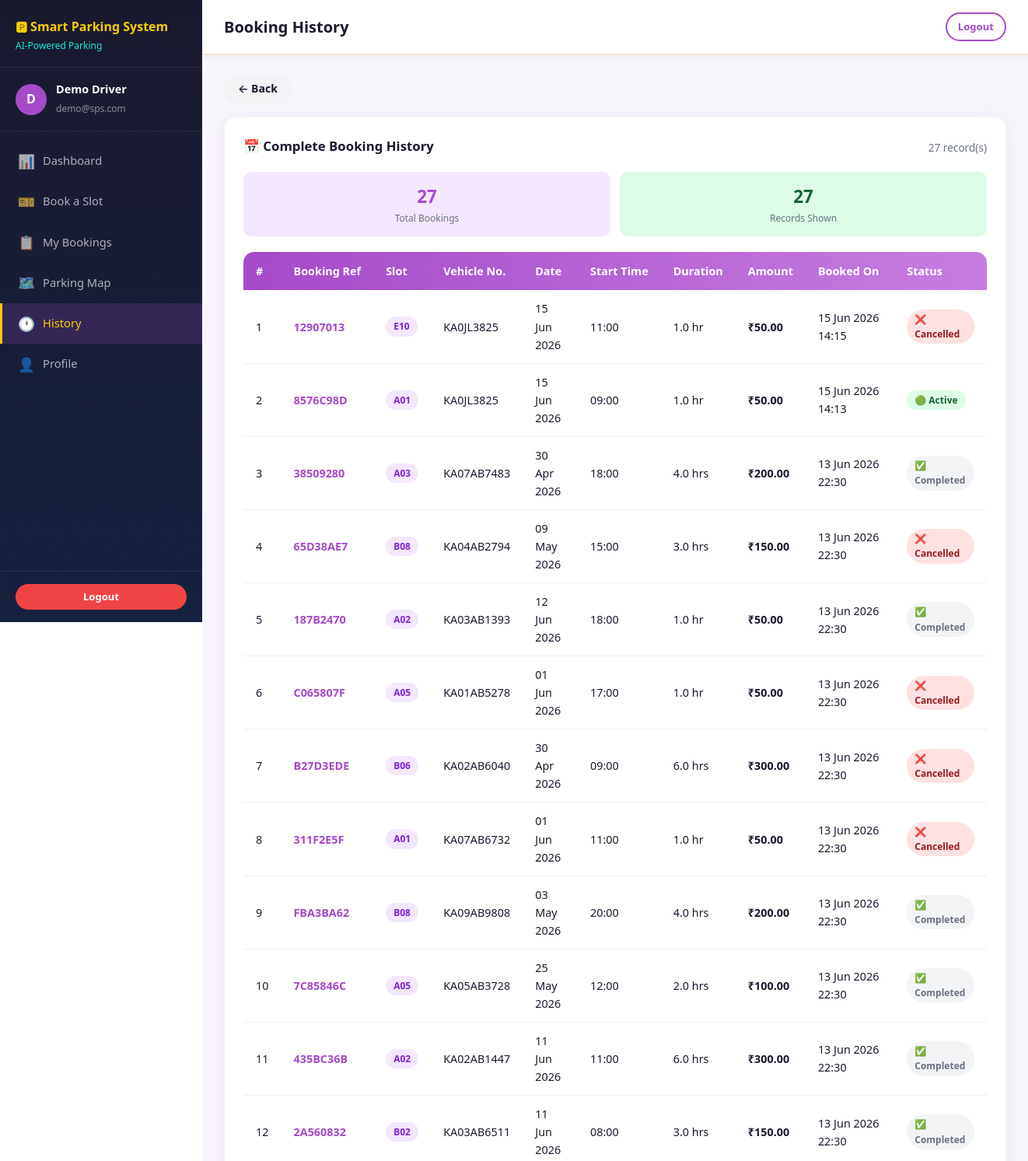
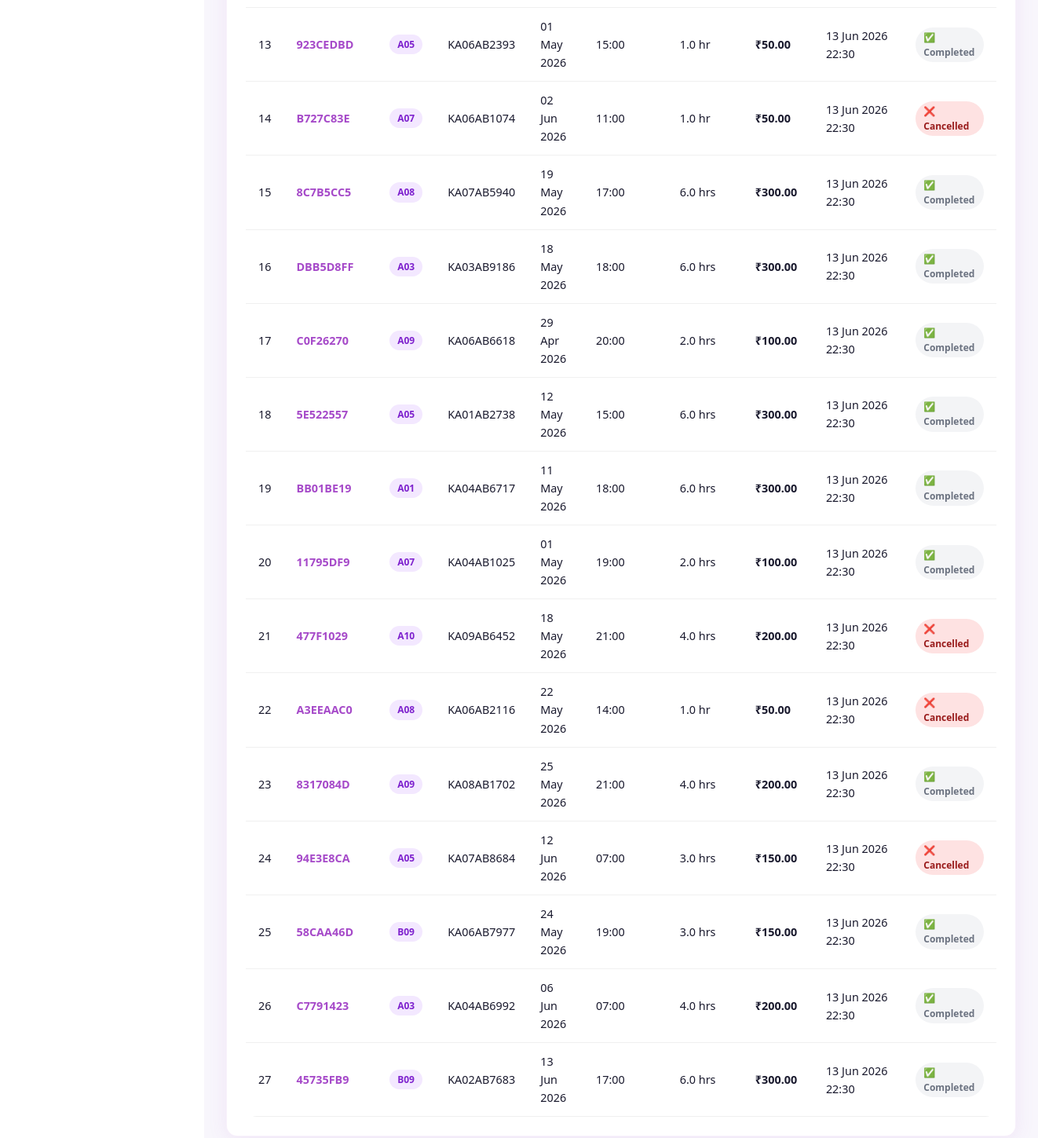
Page /history/ (signed in) on the committed database (2 pictures, top to bottom).
### backend/booking/models.py (models this page shows, shortened)
class Booking(models.Model):
    STATUS_CHOICES = [
        ('active', 'Active'),
        ('completed', 'Completed'),
        ('cancelled', 'Cancelled'),
    ]
    booking_ref = models.CharField(max_length=12, unique=True, editable=False)
    user = models.ForeignKey(User, on_delete=models.CASCADE, related_name='bookings')
    slot = models.ForeignKey(ParkingSlot, on_delete=models.CASCADE, related_name='bookings')
    name = models.CharField(max_length=100, default='')
    vehicle_number = models.CharField(max_length=20)
    booking_date = models.DateField(default=timezone.now)
    start_time = models.TimeField(default='09:00')
    duration_hours = models.FloatField(default=1.0)
    status = models.CharField(max_length=20, choices=STATUS_CHOICES, default='active')
    booked_at = models.DateTimeField(auto_now_add=True)
    expires_at = models.DateTimeField(null=True, blank=True)
    cancelled_at = models.DateTimeField(null=True, blank=True)
    amount = models.DecimalField(max_digits=10, decimal_places=2, default=0)
    notes = models.TextField(blank=True)
    class Meta:
        ordering = ['-booked_at']

class ParkingSlot(models.Model):
    STATUS_CHOICES = [
        ('available', 'Available'),
        ('occupied', 'Occupied'),
        ('reserved', 'Reserved'),
    ]
    slot_number = models.CharField(max_length=10, unique=True)
    row = models.CharField(max_length=5, default='A')
    position = models.IntegerField(default=1)
    status = models.CharField(max_length=20, choices=STATUS_CHOICES, default='available')
    floor = models.IntegerField(default=1)
    grid_x = models.IntegerField(default=0)
    grid_y = models.IntegerField(default=0)
    updated_at = models.DateTimeField(auto_now=True)
    class Meta:
        ordering = ['row', 'position']

### backend/history/views.py (the view)
# urls.py: path('', views.history_view, name='index'),
@login_required
def history_view(request):
    bookings = Booking.objects.filter(user=request.user).order_by('-booked_at')
    return render(request, 'history/history.html', {'bookings': bookings})

### frontend/templates/history/history.html (shortened to what this page needs)
{% extends 'base.html' %}
{% block page_title %}Booking History{% endblock %}
{% block nav_history %}active{% endblock %}
{% block content %}
<div style="margin-bottom:16px;"><a href="{% url 'dashboard:index' %}" class="btn-back">&#x2190; Back</a></div>
<div class="card">
  <div style="display:flex;align-items:center;justify-content:space-between;margin-bottom:16px;">
    <div class="card-title">&#x1F4C5; Complete Booking History</div>
    <span style="font-size:0.85rem;color:#6b7280;">{{ bookings.count }} record(s)</span>
  </div>
  {% if bookings %}
  <div style="display:grid;grid-template-columns:repeat(auto-fit,minmax(130px,1fr));gap:12px;margin-bottom:20px;">
    <div style="background:#f3e8ff;border-radius:10px;padding:14px;text-align:center;">
      <div style="font-size:1.4rem;font-weight:800;color:#A64AC9;">{{ bookings.count }}</div>
      <div style="font-size:0.75rem;color:#6b7280;">Total Bookings</div>
    </div>
    <div style="background:#dcfce7;border-radius:10px;padding:14px;text-align:center;">
      <div style="font-size:1.4rem;font-weight:800;color:#166534;">{{ bookings|length }}</div>
      <div style="font-size:0.75rem;color:#6b7280;">Records Shown</div>
    </div>
  </div>
  <div class="table-wrapper">
    <table>
      <thead>
        <tr><th>#</th><th>Booking Ref</th><th>Slot</th><th>Vehicle No.</th><th>Date</th><th>Start Time</th><th>Duration</th><th>Amount</th><th>Booked On</th><th>Status</th></tr>
      </thead>
      <tbody>
      {% for b in bookings %}
      <tr>
        <td>{{ forloop.counter }}</td>
        <td><strong style="color:#A64AC9;">{{ b.booking_ref }}</strong></td>
        <td><span class="badge badge-purple">{{ b.slot.slot_number }}</span></td>
        <td>{{ b.vehicle_number }}</td>
        <td>{{ b.booking_date|date:"d M Y" }}</td>
        <td>{{ b.start_time|time:"H:i" }}</td>
        <td>{{ b.duration_hours }} hr{% if b.duration_hours != 1 %}s{% endif %}</td>
        <td><strong>&#x20B9;{{ b.amount }}</strong></td>
        <td>{{ b.booked_at|date:"d M Y H:i" }}</td>
        <td>
          {% if b.status == 'active' %}<span class="badge badge-success">&#x1F7E2; Active</span>
          {% elif b.status == 'cancelled' %}<span class="badge badge-danger">&#x274C; Cancelled</span>
          {% else %}<span class="badge badge-gray">&#x2705; Completed</span>{% endif %}
        </td>
      </tr>
      {% endfor %}
      </tbody>
    </table>
  </div>
  {% endif %}
</div>
{% endblock %}

### frontend/templates/base.html (shortened to what this page needs)
{% load static %}
<!DOCTYPE html>
<html lang="en">
<head>
  <link rel="stylesheet" href="{% static 'css/style.css' %}"/>
</head>
<body>
<div class="app-layout">
  <aside class="sidebar" id="sidebar">
    <div class="sidebar-logo">
      <h1>&#x1F17F; Smart Parking System</h1>
      <span>AI-Powered Parking</span>
    </div>
    <div class="sidebar-user">
      <div class="sidebar-avatar">{{ request.user.first_name|first|upper|default:request.user.username|first|upper }}</div>
      <div class="sidebar-user-info">
        <strong>{{ request.user.get_full_name|default:request.user.username }}</strong>
        <small>{{ request.user.email }}</small>
      </div>
    </div>
    <nav class="sidebar-nav">
      <a href="{% url 'dashboard:index' %}" class="nav-item {% block nav_dashboard %}{% endblock %}">
        <span class="nav-icon">&#x1F4CA;</span> Dashboard
      </a>
      <a href="{% url 'booking:index' %}" class="nav-item {% block nav_booking %}{% endblock %}">
        <span class="nav-icon">&#x1F3AB;</span> Book a Slot
      </a>
      <a href="{% url 'booking:my_bookings' %}" class="nav-item {% block nav_mybookings %}{% endblock %}">
        <span class="nav-icon">&#x1F4CB;</span> My Bookings
      </a>
      <a href="{% url 'map:index' %}" class="nav-item {% block nav_map %}{% endblock %}">
        <span class="nav-icon">&#x1F5FA;&#xFE0F;</span> Parking Map
      </a>
      <a href="{% url 'history:index' %}" class="nav-item {% block nav_history %}{% endblock %}">
        <span class="nav-icon">&#x1F550;</span> History
      </a>
      <a href="{% url 'userprofile:index' %}" class="nav-item {% block nav_profile %}{% endblock %}">
        <span class="nav-icon">&#x1F464;</span> Profile
      </a>
    </nav>
    <div class="sidebar-footer">
      <a href="{% url 'logout' %}" class="btn btn-danger btn-sm" style="width:100%;justify-content:center;">
        Logout
      </a>
    </div>
  </aside>
  <main class="main-content">
    <div class="topbar">
      <div style="display:flex;align-items:center;gap:12px;">
        <h2>{% block page_title %}Dashboard{% endblock %}</h2>
      </div>
      <div class="topbar-actions">
        <a href="{% url 'logout' %}" class="btn btn-outline btn-sm">Logout</a>
      </div>
    </div>
    <div class="page-body">
      {% block content %}{% endblock %}
    </div>
  </main>
</div>
</body>
</html>

### frontend/static/css/style.css (style rules this page uses)
:root { --purple: #A64AC9; --purple-dark: #8a3aaa; --purple-light: #c77de0; --yellow: #FCCD04; --orange: #FFB48F; --cream: #F5E6CC; --teal: #17E9E0; --white: #FFFFFF; --dark: #1a1a2e; --gray: #6b7280; --gray-light: #f3f4f6; --success: #22c55e; --danger: #ef4444; --warning: #eab308; --sidebar-w: 260px; --radius: 14px; --shadow: 0 4px 24px rgba(166,74,201,0.10); --shadow-md: 0 8px 32px rgba(166,74,201,0.15); }
* { box-sizing: border-box; margin: 0; padding: 0; }
body { font-family: 'Segoe UI', system-ui, -apple-system, sans-serif; background: var(--white); color: var(--dark); line-height: 1.6; }
.btn { display: inline-flex; align-items: center; gap: 8px; padding: 10px 22px; border-radius: 50px; font-weight: 600; font-size: 0.92rem; cursor: pointer; border: none; text-decoration: none; transition: all .25s; }
.btn-outline { background: transparent; border: 2px solid var(--purple); color: var(--purple); }
.btn-danger { background: var(--danger); color: var(--white); }
.btn-sm { padding: 6px 14px; font-size: 0.82rem; }
.btn-back { background: var(--gray-light); color: var(--dark); padding: 8px 18px; border-radius: 50px; font-weight: 600; font-size: 0.88rem; display: inline-flex; align-items: center; gap: 6px; text-decoration: none; transition: all .2s; border: none; cursor: pointer; }
.card { background: var(--white); border-radius: var(--radius); box-shadow: var(--shadow); padding: 24px; border: 1px solid rgba(166,74,201,.08); }
.card-title { font-size: 1.05rem; font-weight: 700; color: var(--dark); margin-bottom: 4px; }
.app-layout { display: flex; min-height: 100vh; }
.sidebar { width: var(--sidebar-w); background: linear-gradient(180deg, var(--dark) 0%, #16213e 100%); position: fixed; top: 0; left: 0; height: 100vh; display: flex; flex-direction: column; z-index: 100; transition: transform .3s; }
.sidebar-logo { padding: 24px 20px 16px; border-bottom: 1px solid rgba(255,255,255,.08); }
.sidebar-logo h1 { color: var(--yellow); font-size: 1rem; font-weight: 800; line-height: 1.3; }
.sidebar-logo span { color: var(--teal); font-size: 0.75rem; }
.sidebar-user { padding: 16px 20px; border-bottom: 1px solid rgba(255,255,255,.06); display: flex; align-items: center; gap: 12px; }
.sidebar-avatar { width: 40px; height: 40px; border-radius: 50%; background: var(--purple); display: flex; align-items: center; justify-content: center; color: white; font-weight: 700; font-size: 1rem; }
.sidebar-user-info small { color: rgba(255,255,255,.5); font-size: 0.75rem; }
.sidebar-user-info strong { color: white; font-size: 0.9rem; display: block; }
.sidebar-nav { flex: 1; padding: 12px 0; overflow-y: auto; }
.nav-item { display: flex; align-items: center; gap: 12px; padding: 12px 20px; color: rgba(255,255,255,.65); text-decoration: none; font-weight: 500; font-size: 0.92rem; transition: all .2s; border-left: 3px solid transparent; cursor: pointer; }
.nav-item:hover, .nav-item.active { color: white; background: rgba(166,74,201,.2); border-left-color: var(--purple); }
.nav-item.active { color: var(--yellow); border-left-color: var(--yellow); }
.nav-icon { width: 20px; text-align: center; font-size: 1.1rem; }
.sidebar-footer { padding: 16px 20px; border-top: 1px solid rgba(255,255,255,.08); }
.main-content { margin-left: var(--sidebar-w); flex: 1; padding: 0; min-height: 100vh; background: #f8f6fc; }
.topbar { background: var(--white); padding: 16px 28px; display: flex; align-items: center; justify-content: space-between; box-shadow: 0 2px 8px rgba(0,0,0,.06); border-bottom: 2px solid var(--cream); position: sticky; top: 0; z-index: 50; }
.topbar h2 { font-size: 1.25rem; font-weight: 700; color: var(--dark); }
.topbar-actions { display: flex; align-items: center; gap: 12px; }
.page-body { padding: 24px 28px; }
.table-wrapper { overflow-x: auto; border-radius: var(--radius); }
table { width: 100%; border-collapse: collapse; font-size: 0.9rem; }
thead { background: linear-gradient(90deg, var(--purple), var(--purple-light)); color: white; }
th { padding: 13px 16px; font-weight: 600; text-align: left; white-space: nowrap; }
td { padding: 12px 16px; border-bottom: 1px solid #f0f0f0; }
.badge { display: inline-block; padding: 3px 10px; border-radius: 50px; font-size: 0.75rem; font-weight: 600; }
.badge-success { background: #dcfce7; color: #166534; }
.badge-danger { background: #fee2e2; color: #991b1b; }
.badge-gray { background: #f3f4f6; color: #6b7280; }
.badge-purple { background: #f3e8ff; color: #7e22ce; }

### rows in the picture
Booking: booking_ref "12907013", slot.slot_number "E10", vehicle_number "KA0JL3825", booking_date "15 Jun 2026", start_time "11:00", duration_hours "1.0", amount "50.00", booked_at "15 Jun 2026 14:15", status "❌ Cancelled"
Booking: booking_ref "8576C98D", slot.slot_number "A01", vehicle_number "KA0JL3825", booking_date "15 Jun 2026", start_time "09:00", duration_hours "1.0", amount "50.00", booked_at "15 Jun 2026 14:13", status "🟢 Active"
Booking: booking_ref "38509280", slot.slot_number "A03", vehicle_number "KA07AB7483", booking_date "30 Apr 2026", start_time "18:00", duration_hours "4.0", amount "200.00", booked_at "13 Jun 2026 22:30", status "✅ Completed"
Booking: booking_ref "65D38AE7", slot.slot_number "B08", vehicle_number "KA04AB2794", booking_date "09 May 2026", start_time "15:00", duration_hours "3.0", amount "150.00", booked_at "13 Jun 2026 22:30", status "❌ Cancelled"
Booking: booking_ref "187B2470", slot.slot_number "A02", vehicle_number "KA03AB1393", booking_date "12 Jun 2026", start_time "18:00", duration_hours "1.0", amount "50.00", booked_at "13 Jun 2026 22:30", status "✅ Completed"
Booking: booking_ref "C065807F", slot.slot_number "A05", vehicle_number "KA01AB5278", booking_date "01 Jun 2026", start_time "17:00", duration_hours "1.0", amount "50.00", booked_at "13 Jun 2026 22:30", status "❌ Cancelled"
Booking: booking_ref "B27D3EDE", slot.slot_number "B06", vehicle_number "KA02AB6040", booking_date "30 Apr 2026", start_time "09:00", duration_hours "6.0", amount "300.00", booked_at "13 Jun 2026 22:30", status "❌ Cancelled"
Booking: booking_ref "311F2E5F", slot.slot_number "A01", vehicle_number "KA07AB6732", booking_date "01 Jun 2026", start_time "11:00", duration_hours "1.0", amount "50.00", booked_at "13 Jun 2026 22:30", status "❌ Cancelled"
Booking: booking_ref "FBA3BA62", slot.slot_number "B08", vehicle_number "KA09AB9808", booking_date "03 May 2026", start_time "20:00", duration_hours "4.0", amount "200.00", booked_at "13 Jun 2026 22:30", status "✅ Completed"
Booking: booking_ref "7C85846C", slot.slot_number "A05", vehicle_number "KA05AB3728", booking_date "25 May 2026", start_time "12:00", duration_hours "2.0", amount "100.00", booked_at "13 Jun 2026 22:30", status "✅ Completed"
Booking: booking_ref "435BC36B", slot.slot_number "A02", vehicle_number "KA02AB1447", booking_date "11 Jun 2026", start_time "11:00", duration_hours "6.0", amount "300.00", booked_at "13 Jun 2026 22:30", status "✅ Completed"
Booking: booking_ref "2A560832", slot.slot_number "B02", vehicle_number "KA03AB6511", booking_date "11 Jun 2026", start_time "08:00", duration_hours "3.0", amount "150.00", booked_at "13 Jun 2026 22:30", status "✅ Completed"
Booking: booking_ref "923CEDBD", slot.slot_number "A05", vehicle_number "KA06AB2393", booking_date "01 May 2026", start_time "15:00", duration_hours "1.0", amount "50.00", booked_at "13 Jun 2026 22:30", status "✅ Completed"
Booking: booking_ref "B727C83E", slot.slot_number "A07", vehicle_number "KA06AB1074", booking_date "02 Jun 2026", start_time "11:00", duration_hours "1.0", amount "50.00", booked_at "13 Jun 2026 22:30", status "❌ Cancelled"
Booking: booking_ref "8C7B5CC5", slot.slot_number "A08", vehicle_number "KA07AB5940", booking_date "19 May 2026", start_time "17:00", duration_hours "6.0", amount "300.00", booked_at "13 Jun 2026 22:30", status "✅ Completed"
Booking: booking_ref "DBB5D8FF", slot.slot_number "A03", vehicle_number "KA03AB9186", booking_date "18 May 2026", start_time "18:00", duration_hours "6.0", amount "300.00", booked_at "13 Jun 2026 22:30", status "✅ Completed"
Booking: booking_ref "C0F26270", slot.slot_number "A09", vehicle_number "KA06AB6618", booking_date "29 Apr 2026", start_time "20:00", duration_hours "2.0", amount "100.00", booked_at "13 Jun 2026 22:30", status "✅ Completed"
Booking: booking_ref "5E522557", slot.slot_number "A05", vehicle_number "KA01AB2738", booking_date "12 May 2026", start_time "15:00", duration_hours "6.0", amount "300.00", booked_at "13 Jun 2026 22:30", status "✅ Completed"
Booking: booking_ref "BB01BE19", slot.slot_number "A01", vehicle_number "KA04AB6717", booking_date "11 May 2026", start_time "18:00", duration_hours "6.0", amount "300.00", booked_at "13 Jun 2026 22:30", status "✅ Completed"
Booking: booking_ref "11795DF9", slot.slot_number "A07", vehicle_number "KA04AB1025", booking_date "01 May 2026", start_time "19:00", duration_hours "2.0", amount "100.00", booked_at "13 Jun 2026 22:30", status "✅ Completed"
Booking: booking_ref "477F1029", slot.slot_number "A10", vehicle_number "KA09AB6452", booking_date "18 May 2026", start_time "21:00", duration_hours "4.0", amount "200.00", booked_at "13 Jun 2026 22:30", status "❌ Cancelled"
Booking: booking_ref "A3EEAAC0", slot.slot_number "A08", vehicle_number "KA06AB2116", booking_date "22 May 2026", start_time "14:00", duration_hours "1.0", amount "50.00", booked_at "13 Jun 2026 22:30", status "❌ Cancelled"
Booking: booking_ref "8317084D", slot.slot_number "A09", vehicle_number "KA08AB1702", booking_date "25 May 2026", start_time "21:00", duration_hours "4.0", amount "200.00", booked_at "13 Jun 2026 22:30", status "✅ Completed"
Booking: booking_ref "94E3E8CA", slot.slot_number "A05", vehicle_number "KA07AB8684", booking_date "12 Jun 2026", start_time "07:00", duration_hours "3.0", amount "150.00", booked_at "13 Jun 2026 22:30", status "❌ Cancelled"
Booking: booking_ref "58CAA46D", slot.slot_number "B09", vehicle_number "KA06AB7977", booking_date "24 May 2026", start_time "19:00", duration_hours "3.0", amount "150.00", booked_at "13 Jun 2026 22:30", status "✅ Completed"
Booking: booking_ref "C7791423", slot.slot_number "A03", vehicle_number "KA04AB6992", booking_date "06 Jun 2026", start_time "07:00", duration_hours "4.0", amount "200.00", booked_at "13 Jun 2026 22:30", status "✅ Completed"
Booking: booking_ref "45735FB9", slot.slot_number "B09", vehicle_number "KA02AB7683", booking_date "13 Jun 2026", start_time "17:00", duration_hours "6.0", amount "300.00", booked_at "13 Jun 2026 22:30", status "✅ Completed"

### other values in the picture
{{ request.user.get_full_name|default:request.user.username }} "Demo Driver"
{{ request.user.email }} "demo@sps.com"
{{ bookings.count }} "27"
{{ bookings|length }} "27"
